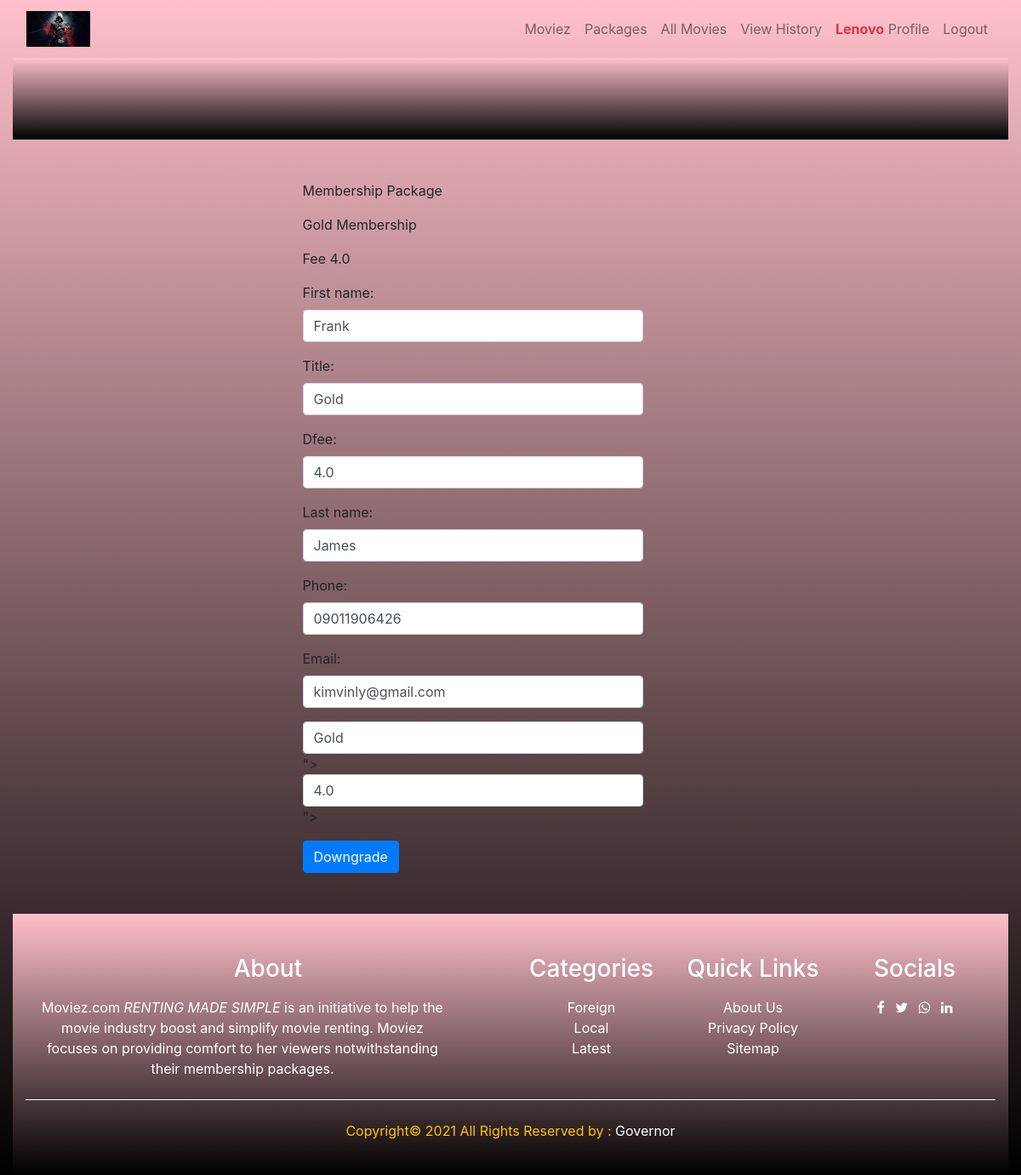
The page /downgrade/1/ (signed in) on the database its author committed.
### wayapp/models.py (models this page shows, shortened)
class Member(models.Model):
    title = models.CharField(max_length=50)
    videofile = models.FileField(blank=True,null=True, upload_to='videos/',default='videos.mp4')
    dfee = models.FloatField()
    class Meta:
        db_table = 'member'
        managed = True
        verbose_name = 'Member'
        verbose_name_plural = 'Member'

class Profile(models.Model):
    user=models.OneToOneField(User, on_delete=models.CASCADE, blank=True, null=True)
    first_name=models.CharField(max_length=50,blank=True, null=True)
    last_name=models.CharField(max_length=50,blank=True, null=True)
    phone=models.CharField(max_length=50, blank=True, null=True)
    title=models.CharField(max_length=100,  blank=True, null=True)
    fee=models.FloatField(blank=True, null=True)
    dfee=models.FloatField(blank=True, null=True)
    email=models.EmailField(blank=True, null=True)

### wayapp/views.py (the view)
# urls.py: path('downgrade/<str:id>/',views.downgrade, name='downgrade'),
@login_required(login_url='loginform')
def downgrade(request, id):
    single = Member.objects.get(pk=id)
    user=User.objects.get(username=request.user.username)
    user= Profile.objects.get(user__username=request.user.username)
    downgradeform = ProfileForm(instance = request.user.profile)
    if request.method=='POST':
        downgradeform = ProfileForm(request.POST,  instance=request.user.profile)
        if downgradeform.is_valid:
            downgradeform.save()
            return redirect('confirmdowngrade')
    context={
        'user':user,
        'single':single,
        'downgradeform':downgradeform
    }
    return render(request, 'downgrade.html', context)

### wayapp/forms.py
class ProfileForm(forms.ModelForm):
    class Meta:
        model = Profile
        fields=('first_name','title','dfee','last_name', 'phone', 'email')
        widgets = {
            'title':forms.TextInput(attrs={'class':'form-control','placeholder':'Choose Membership Package'}),
            'dfee':forms.NumberInput(attrs={'class':'form-control','placeholder':'fee'}),
            'first_name':forms.TextInput(attrs={'class':'form-control','placeholder':'First Name'}),
            'last_name':forms.TextInput(attrs={'class':'form-control','placeholder':'Last Name'}),
            'phone':forms.TextInput(attrs={'class':'form-control','placeholder':'Phone'}),
            'email':forms.TextInput(attrs={'class':'form-control','placeholder':'Email'}),
        }

### wayapp/context_processor.py (called while the page is built)
def dropdown(request):
    categories = Category.objects.all()
    context = {
        'categories':categories
    }
    return context

def member(request):
    member = Member.objects.all()
    context = {
        'member':member
    }
    return context

### wayapp/templates/downgrade.html (shortened to what this page needs)
{% extends "base.html" %}
{% block dashheader %}{% include "dashheader.html" %}{% endblock dashheader %}
{% block content %}
  <div class="container-fluid h-100">
      <div class="row">
          <div class="col-12 col-sm-6 col-md-6 col-lg-3"></div>
          <div class="col-12 col-sm-6 col-md-6 col-lg-6 p-5">
            <form style="width: 400px;" method="POST" action="{% url 'packagedowngrade' %}">
                <div class="form-group">
                  <p>Membership Package</p>
                  <p>{{single.title}}    Membership</p>
                  <p>Fee {{single.dfee}}</p>
                  {{downgradeform.as_p}}
                  <input type="text" name="title"  value="{{single.title}}" value="{{downgradeform.title}}">
                  <input type="text" name="dfee" value="{{single.dfee}}" value="{{downgradeform.dfee}}">
                </div>
                <button type="submit" class="btn btn-primary">Downgrade</button>
              </form>
          </div>
          <div class="col-12 col-sm-6 col-md-6 col-lg-3"></div>
      </div>
  </div>
{% endblock content %}

### wayapp/templates/dashheader.html (shortened to what this page needs)
{% load static %}
<div class="container-fluid dashhead">
    <nav class="navbar navbar-expand-lg navbar-light">
      <a class="navbar-brand" href="{% url 'index' %}"><img src="{% static 'img/icon.jpg' %}" width="25%"></a>
      <div class="collapse navbar-collapse" id="navbarSupportedContent">
        <ul class="navbar-nav ml-auto">
          <li class="nav-item">
            <a class="nav-link" href="{% url 'index' %}">Moviez <span class="sr-only">(current)</span></a>
          </li>
          <li class="nav-item dropdown">
            <a class="nav-link" href="{% url 'categories' %}">Packages</a>
          </li>
          <li class="nav-item">
              <a class="nav-link" href="{% url 'products' %}">All Movies</a>
          </li>
          <li class="nav-item">
              <a class="nav-link" href="{% url 'history' %}">View History</a>
          </li>
          <li class="nav-item">
              <a class="nav-link" href="{% url 'profile'  %}"><span class="text-danger font-weight-bold">{{request.user.username|title}}</span> Profile </a>
          </li>
          <li class="nav-item">
            <a class="nav-link" href="{% url 'logoutfunc' %}">Logout</a>
          </li>
        </ul>
      </div>
    </nav>

### wayapp/static/css/style.css (style rules this page uses)
* { margin: 0; padding: 0; box-sizing: border-box; }
.navbar .navbar-brand { color: white; }
.dashhead { background: linear-gradient(pink,black); }

### rows shown on the page
Member: title "Gold", dfee "4.0"
Profile: first_name "Frank", title "Gold", dfee "4.0", last_name "James", phone "09011906426", email "kimvinly@gmail.com"

### other values the page prints
{{ request.user.username|title }} "Lenovo"
